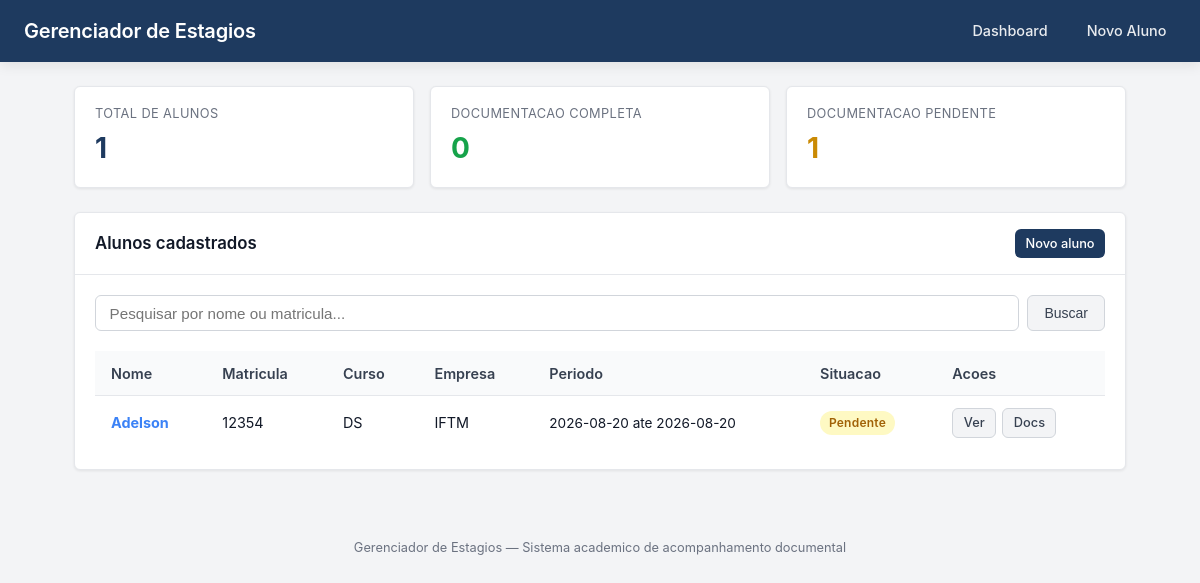
The page / on the database its author committed.
### tables this page shows
CREATE TABLE estagios (
    id INTEGER PRIMARY KEY AUTOINCREMENT,
    aluno_id INTEGER NOT NULL,
    empresa TEXT NOT NULL,
    inicio DATE NOT NULL,
    termino DATE,
    obrigatorio INTEGER NOT NULL DEFAULT 1,
    tipo TEXT,
    situacao TEXT DEFAULT "PENDENTE",
    created_at DATETIME DEFAULT CURRENT_TIMESTAMP,
    updated_at DATETIME DEFAULT CURRENT_TIMESTAMP,
    FOREIGN KEY (aluno_id) REFERENCES alunos(id) ON DELETE CASCADE
);

CREATE TABLE alunos (
    id INTEGER PRIMARY KEY AUTOINCREMENT,
    nome TEXT NOT NULL,
    matricula TEXT NOT NULL UNIQUE,
    curso TEXT NOT NULL,
    created_at DATETIME DEFAULT CURRENT_TIMESTAMP,
    updated_at DATETIME DEFAULT CURRENT_TIMESTAMP
);

### app.py (the view)
@app.route("/")
def index():
    db = get_db()
    busca = request.args.get("q", "").strip()
    if busca:
        alunos = db.execute(
            """
            SELECT a.id, a.nome, a.matricula, a.curso,
                   e.id AS estagio_id, e.empresa, e.inicio, e.termino,
                   e.obrigatorio, e.situacao
            FROM alunos a
            LEFT JOIN estagios e ON e.aluno_id = a.id
            WHERE a.nome LIKE ? OR a.matricula LIKE ?
            ORDER BY a.nome
            """,
            (f"%{busca}%", f"%{busca}%"),
        ).fetchall()
    else:
        alunos = db.execute(
            """
            SELECT a.id, a.nome, a.matricula, a.curso,
                   e.id AS estagio_id, e.empresa, e.inicio, e.termino,
                   e.obrigatorio, e.situacao
            FROM alunos a
            LEFT JOIN estagios e ON e.aluno_id = a.id
            ORDER BY a.nome
            """
        ).fetchall()
    total = db.execute("SELECT COUNT(*) AS c FROM alunos").fetchone()["c"]
    completos = db.execute(
        "SELECT COUNT(*) AS c FROM estagios WHERE situacao = 'DOCUMENTACAO COMPLETA'"
    ).fetchone()["c"]
    pendentes = db.execute(
        "SELECT COUNT(*) AS c FROM estagios WHERE situacao = 'DOCUMENTACAO PENDENTE'"
    ).fetchone()["c"]
    return render_template(
        "index.html",
        alunos=alunos,
        busca=busca,
        total=total,
        completos=completos,
        pendentes=pendentes,
    )

### app.py (called while the page is built)
def get_db():
    if "db" not in g:
        g.db = sqlite3.connect(str(DATABASE))
        g.db.row_factory = sqlite3.Row
        g.db.execute("PRAGMA foreign_keys = ON")
    return g.db

### templates/index.html (shortened to what this page needs)
{% extends "base.html" %}
{% block content %}
<div class="stats">
    <div class="stat-card">
        <div class="label">Total de alunos</div>
        <div class="value">{{ total }}</div>
    </div>
    <div class="stat-card success">
        <div class="label">Documentacao completa</div>
        <div class="value">{{ completos }}</div>
    </div>
    <div class="stat-card warning">
        <div class="label">Documentacao pendente</div>
        <div class="value">{{ pendentes }}</div>
    </div>
</div>
<div class="card">
    <div class="card-header">
        <h2>Alunos cadastrados</h2>
        <a href="{{ url_for('cadastro') }}" class="btn btn-primary btn-sm">Novo aluno</a>
    </div>
    <div class="card-body">
        <form class="search-bar" method="get" action="{{ url_for('index') }}">
            <input type="search" name="q" placeholder="Pesquisar por nome ou matricula..." value="{{ busca }}">
            <button type="submit" class="btn btn-secondary">Buscar</button>
        </form>
        {% if alunos %}
        <div class="table-wrap">
            <table>
                <thead>
                    <tr>
                        <th>Nome</th>
                        <th>Matricula</th>
                        <th>Curso</th>
                        <th>Empresa</th>
                        <th>Periodo</th>
                        <th>Situacao</th>
                        <th>Acoes</th>
                    </tr>
                </thead>
                <tbody>
                    {% for a in alunos %}
                    <tr>
                        <td>
                            <a href="{{ url_for('aluno', aluno_id=a.id) }}"><strong>{{ a.nome }}</strong></a>
                        </td>
                        <td>{{ a.matricula }}</td>
                        <td>{{ a.curso }}</td>
                        <td>{{ a.empresa or "—" }}</td>
                        <td class="text-sm">
                            {% if a.inicio %}
                                {{ a.inicio }}
                                {% if a.termino %} ate {{ a.termino }}{% endif %}
                            {% else %}
                                —
                            {% endif %}
                        </td>
                        <td>
                            {% if a.situacao == "DOCUMENTACAO COMPLETA" %}
                                <span class="badge badge-success">Completa</span>
                            {% elif a.situacao == "DOCUMENTACAO PENDENTE" %}
                                <span class="badge badge-warning">Pendente</span>
                            {% else %}
                                <span class="badge badge-neutral">—</span>
                            {% endif %}
                        </td>
                        <td>
                            <div class="actions">
                                <a href="{{ url_for('aluno', aluno_id=a.id) }}" class="btn btn-secondary btn-sm">Ver</a>
                                {% if a.estagio_id %}
                                <a href="{{ url_for('documentos', estagio_id=a.estagio_id) }}" class="btn btn-secondary btn-sm">Docs</a>
                                {% endif %}
                            </div>
                        </td>
                    </tr>
                    {% endfor %}
                </tbody>
            </table>
        </div>
        {% else %}
        <div class="empty">
            <p>Nenhum aluno encontrado.</p>
            <a href="{{ url_for('cadastro') }}" class="btn btn-primary">Cadastrar primeiro aluno</a>
        </div>
        {% endif %}
    </div>
</div>
{% endblock %}

### static/css/style.css (style rules this page uses)
:root { --primary: #1e3a5f; --primary-hover: #152a45; --secondary: #3b82f6; --success: #16a34a; --success-bg: #dcfce7; --warning: #ca8a04; --warning-bg: #fef9c3; --danger: #dc2626; --danger-bg: #fee2e2; --gray-50: #f9fafb; --gray-100: #f3f4f6; --gray-200: #e5e7eb; --gray-300: #d1d5db; --gray-500: #6b7280; --gray-700: #374151; --gray-900: #111827; --radius: 6px; --shadow: 0 1px 3px rgba(0, 0, 0, 0.08); --shadow-md: 0 4px 12px rgba(0, 0, 0, 0.08); }
* { box-sizing: border-box; margin: 0; padding: 0; }
body { font-family: -apple-system, BlinkMacSystemFont, "Segoe UI", Roboto, "Helvetica Neue", Arial, sans-serif; background: var(--gray-100); color: var(--gray-900); line-height: 1.5; min-height: 100vh; }
a { color: var(--secondary); text-decoration: none; }
.card { background: #fff; border-radius: var(--radius); box-shadow: var(--shadow); border: 1px solid var(--gray-200); margin-bottom: 1.25rem; }
.card-header { padding: 1rem 1.25rem; border-bottom: 1px solid var(--gray-200); display: flex; align-items: center; justify-content: space-between; gap: 1rem; flex-wrap: wrap; }
.card-header h2 { font-size: 1.05rem; font-weight: 600; color: var(--gray-900); }
.card-body { padding: 1.25rem; }
.stats { display: grid; grid-template-columns: repeat(auto-fit, minmax(160px, 1fr)); gap: 1rem; margin-bottom: 1.5rem; }
.stat-card { background: #fff; border: 1px solid var(--gray-200); border-radius: var(--radius); padding: 1.1rem 1.25rem; box-shadow: var(--shadow); }
.stat-card .label { font-size: 0.8rem; color: var(--gray-500); text-transform: uppercase; letter-spacing: 0.03em; margin-bottom: 0.25rem; }
.stat-card .value { font-size: 1.75rem; font-weight: 700; color: var(--primary); }
.stat-card.success .value { color: var(--success); }
.stat-card.warning .value { color: var(--warning); }
.search-bar { display: flex; gap: 0.5rem; margin-bottom: 1.25rem; }
.search-bar input[type="search"] { flex: 1; padding: 0.55rem 0.85rem; border: 1px solid var(--gray-300); border-radius: var(--radius); font-size: 0.95rem; outline: none; transition: border-color 0.15s; }
.btn { display: inline-flex; align-items: center; justify-content: center; gap: 0.35rem; padding: 0.5rem 1rem; font-size: 0.875rem; font-weight: 500; border: none; border-radius: var(--radius); cursor: pointer; text-decoration: none; transition: background 0.15s, color 0.15s; white-space: nowrap; }
.btn-primary { background: var(--primary); color: #fff; }
.btn-secondary { background: var(--gray-100); color: var(--gray-700); border: 1px solid var(--gray-300); }
.btn-sm { padding: 0.3rem 0.65rem; font-size: 0.8rem; }
.table-wrap { overflow-x: auto; }
table { width: 100%; border-collapse: collapse; font-size: 0.9rem; }
thead { background: var(--gray-50); }
th { text-align: left; padding: 0.7rem 1rem; font-weight: 600; color: var(--gray-700); border-bottom: 1px solid var(--gray-200); white-space: nowrap; }
td { padding: 0.7rem 1rem; border-bottom: 1px solid var(--gray-100); vertical-align: middle; }
tr:last-child td { border-bottom: none; }
.badge { display: inline-block; padding: 0.2rem 0.55rem; font-size: 0.75rem; font-weight: 600; border-radius: 999px; letter-spacing: 0.02em; }
.badge-warning { background: var(--warning-bg); color: #a16207; }
.actions { display: flex; gap: 0.4rem; flex-wrap: wrap; }
.text-sm { font-size: 0.85rem; }

### rows shown on the page
estagios: nome "Adelson", matricula "12354", curso "DS", empresa "IFTM", inicio "2026-08-20", termino "2026-08-20", shows "Pendente"

### other values the page prints
{{ total }} "1"
{{ completos }} "0"
{{ pendentes }} "1"
